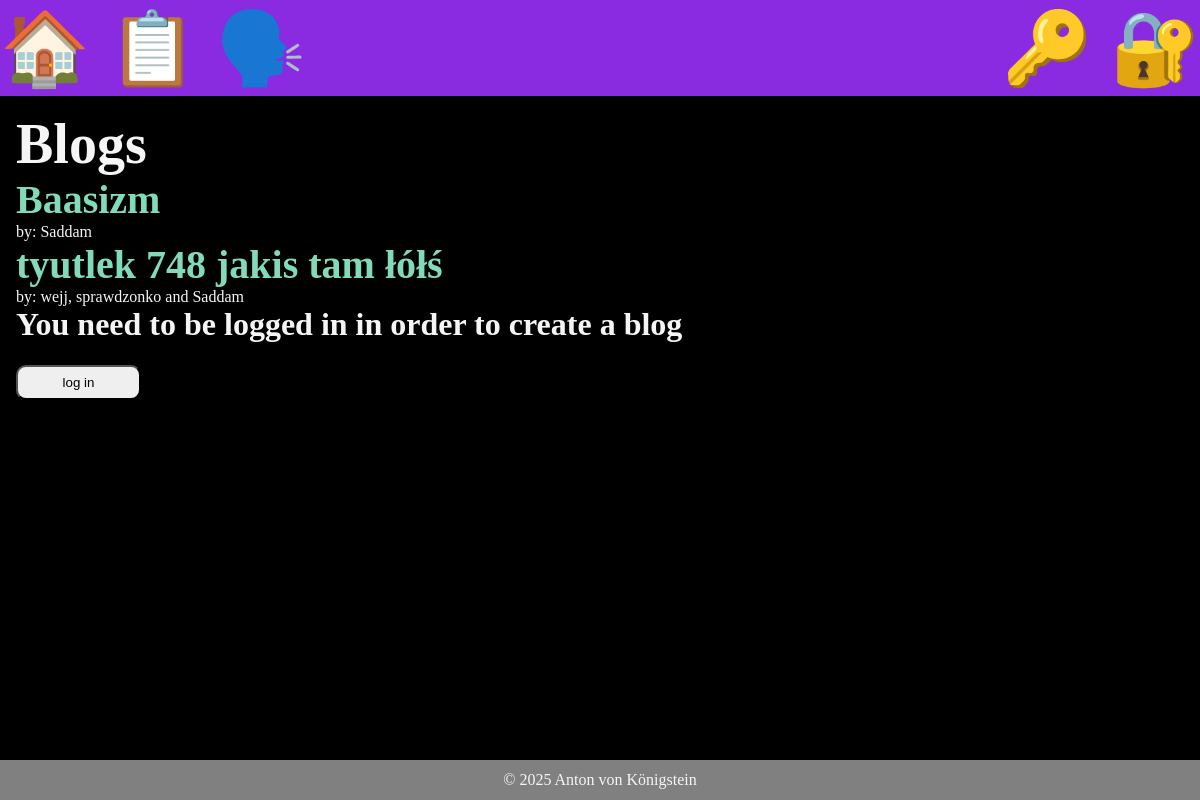
Page /blogs/ on the earlier database version.
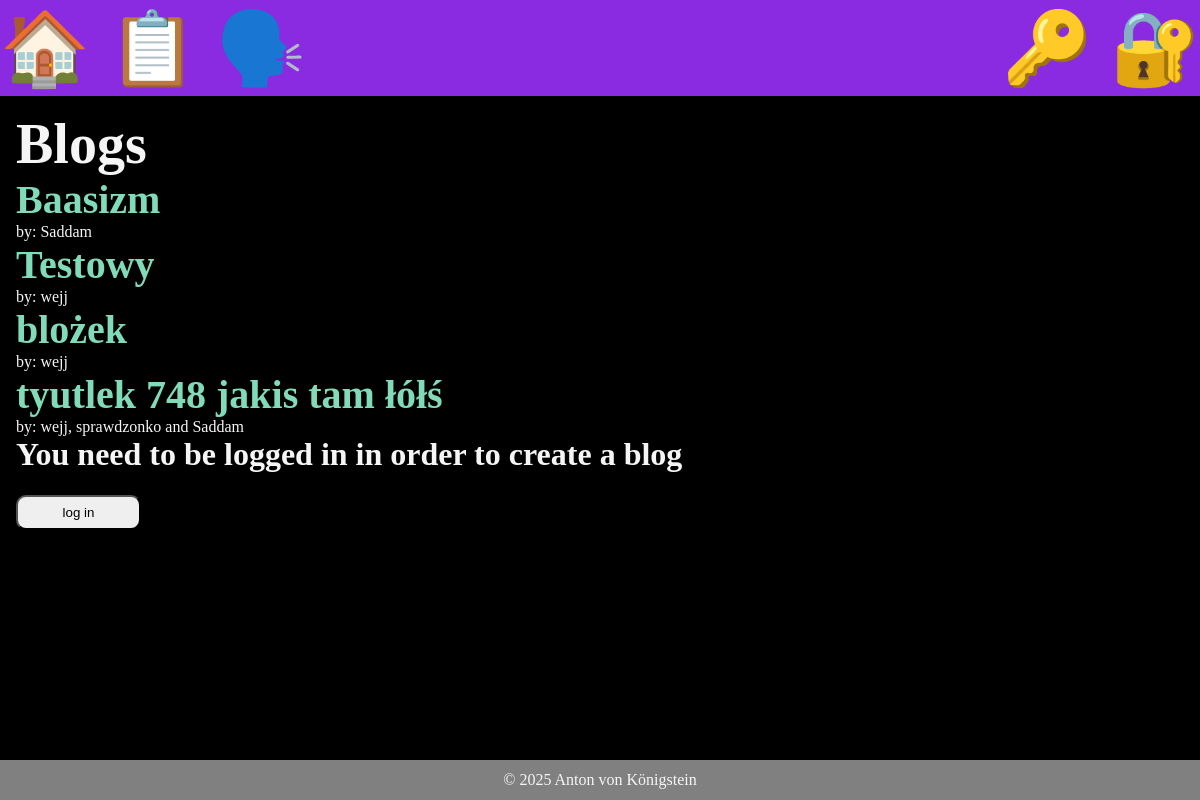
Same page on the later database version.
### blogs/models.py (models this page shows, shortened)
class Blog(models.Model):
    authors = models.ManyToManyField(User, related_name="authored_blogs")
    title = models.CharField(max_length=100, default="New Blog")
    slug = models.SlugField(unique=True, blank=True)
    def authors_list(self):
        authors_set = self.authors.all()
        length = len(authors_set)
        authors_list = ""
        if length == 1:
            authors_list = authors_set.first().username
        else:
            i = 0
            for author in authors_set:
                authors_list += author.username
                if i < length - 2:
                    authors_list += ", "
                elif i == length - 2:
                    authors_list += " and "
                i += 1
        return "by: "+authors_list

### blogs/views.py (the view)
# urls.py: path('', views.blogs_list, name="blogs"),
def blogs_list(request):
    blogs = Blog.objects.all().order_by('title')
    if request.method == 'POST':
        form=forms.CreateBlog(request.POST, request.FILES)
        if form.is_valid():
            newblog = form.save(commit=False)
            newblog.save()
            newblog.authors.add(request.user)
            return redirect('blogs')
    else:
        form = forms.CreateBlog()
    return render(request, 'blogs/blogs_list.html', context = {'blogs' : blogs, 'form' : form})

### blogs/templates/blogs/blogs_list.html (shortened to what this page needs)
{% extends 'layout.html' %}
{% block content %}
        <h1>Blogs</h1>
        {% for blog in blogs %}
            <h2>
            <a href="{% url 'blog' slug=blog.slug %}">
                {{ blog.title }}
            </a>
            </h2>
            <p>{{ blog.authors_list}}</p>
        {% endfor %}
    {% if user.is_authenticated %}
        <form class="form-with-validation" action="{% url 'blogs' %}" method="post">
        {% csrf_token %}
        {{ form }}
        <button class = "form-submit">Create a blog</button>
        </form>
    {% else %}
        <h3>You need to be logged in in order to create a blog</h3>
        <button class = form-submit onclick="window.location.href='/users/login';">log in</button>
    {% endif %}
{% endblock %}

Differences in the rows shown:
added Blog: title "Testowy", authors_list "by: wejj"
added Blog: title "blożek", authors_list "by: wejj"
